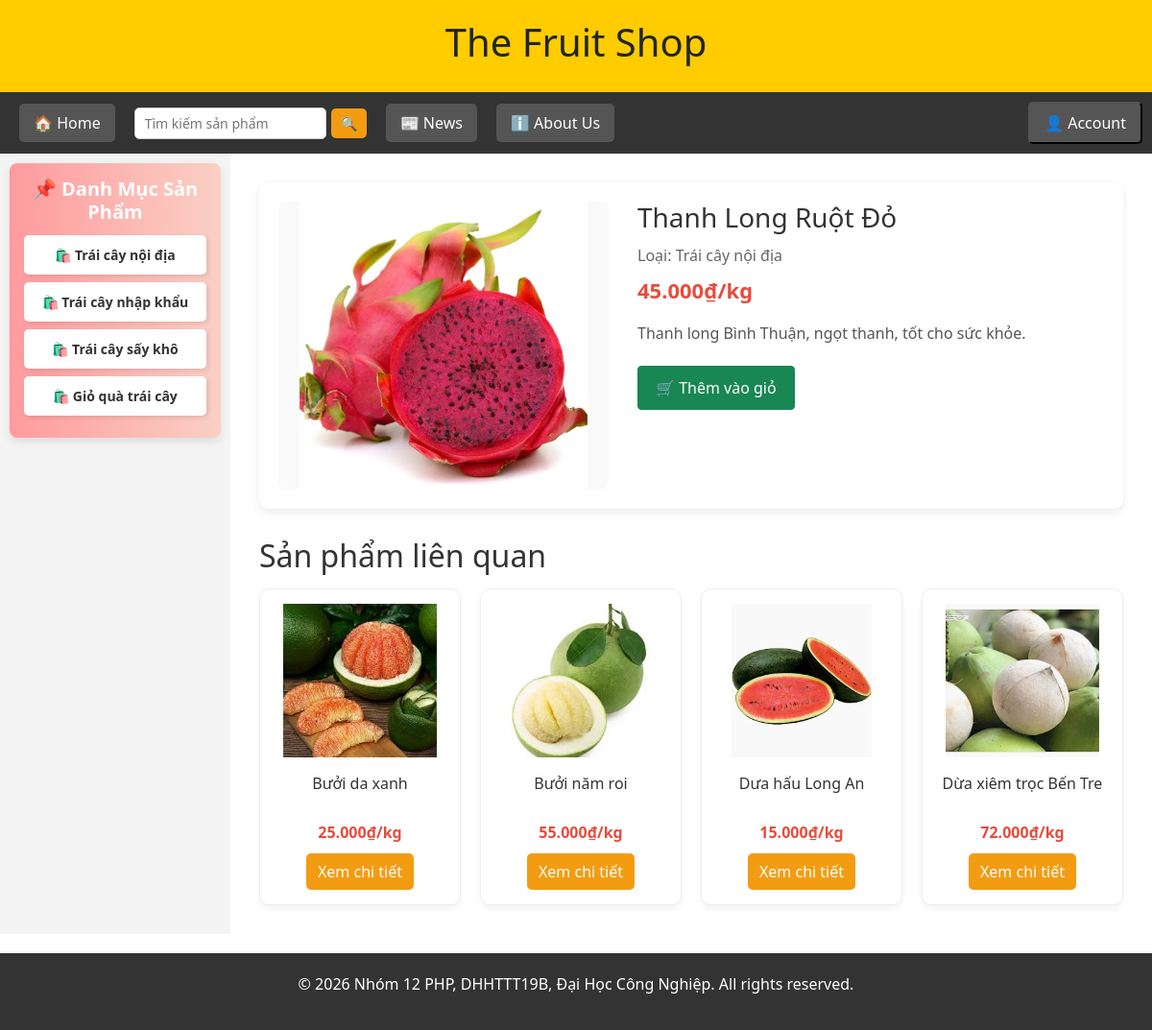
Screenshot of /pages/detail_products.php?id=2 with the database file from the repository.
### tables this page shows
CREATE TABLE `typeofproduct` (
  `id` int(11) NOT NULL,
  `typename` varchar(255) NOT NULL
);

CREATE TABLE `product` (
  `id` int(11) NOT NULL,
  `name` varchar(100) NOT NULL,
  `id_type` int(11) NOT NULL,
  `price` double NOT NULL,
  `image` varchar(255) NOT NULL,
  `description` text DEFAULT NULL
);

### models/clsProduct.php (called while the page is built, shortened)
<?php
class Product
{
    private $conn;
    public function __construct($connection)
    {
        $this->conn = $connection;
    }
    public function getProductsByType($typeID)
    {
        $typeID = intval($typeID);
        $sql = "SELECT * FROM product WHERE id_type = $typeID ORDER BY name ASC";
        $result = $this->conn->query($sql);
        return $result;
    }
    public function getProductById($productID)
    {
        $productID = intval($productID);
        $sql = "SELECT p.*, t.typename
                FROM product p
                LEFT JOIN typeofproduct t ON p.id_type = t.id
                WHERE p.id = $productID";
        $result = $this->conn->query($sql);
        return $result ? $result->fetch_assoc() : null;
    }
}

### pages/detail_products.php (the view, shortened to what this page needs)
<?php
include("../includes/connect.php");
require_once(__DIR__ . "/../models/clsProduct.php");
$productModel = new Product($conn);
$productId = isset($_GET['id']) ? intval($_GET['id']) : 0;
$product = null;
if ($productId > 0) {
    $product = $productModel->getProductById($productId);
}
?>
<!DOCTYPE html>
<html lang="vi">
<head>
    <link rel="stylesheet" href="/Fruit/bin/css/style.css">
    <link rel="stylesheet" href="/Fruit/bin/css/bootstrap.css">
    <link rel="stylesheet" href="/Fruit/bin/css/leftstyle.css">
    <link rel="stylesheet" href="/Fruit/bin/css/banner.css">
    <link rel="stylesheet" href="/Fruit/bin/css/filter_product.css">
    <link rel="stylesheet" href="/Fruit/bin/css/detail_products.css">
</head>
<body>
    <?php include("../includes/header.php"); ?>
    <?php include("../includes/banner.php"); ?>
    <div id="container">
        <div id="left"><?php include("../includes/left.php"); ?></div>
        <div id="right">
            <div class="detail-container">
                <?php if ($productId <= 0) : ?>
                    <div class="detail-error">
                        <h2>Không tìm thấy sản phẩm</h2>
                        <p>Vui lòng chọn một sản phẩm hợp lệ.</p>
                        <a class="detail-back" href="/Fruit/index.php">Quay lại trang chủ</a>
                    </div>
                <?php else : ?>
                    <div class="detail-card">
                        <div class="detail-image">
                            <img src="/Fruit/bin/images/<?php echo htmlspecialchars($product['image']); ?>" alt="<?php echo htmlspecialchars($product['name']); ?>">
                        </div>
                        <div class="detail-info">
                            <h1><?php echo htmlspecialchars($product['name']); ?></h1>
                            <p class="detail-type">Loại: <?php echo htmlspecialchars($product['typename']); ?></p>
                            <p class="detail-price">
                                <?php echo number_format($product['price'], 0, ',', '.'); ?>₫/kg
                            </p>
                            <p class="detail-desc"><?php echo htmlspecialchars($product['description']); ?></p>
                            <div class="detail-actions">
                                <button type="button" class='add-to-cart btn btn-success' data-id='<?php echo $product['id']; ?>' data-name='<?php echo htmlspecialchars($product['name']); ?>' data-price='<?php echo $product['price']; ?>' data-image='<?php echo htmlspecialchars($product['image']); ?>'>
                                    🛒 Thêm vào giỏ
                                </button>
                            </div>
                        </div>
                    </div>
                    <div class="related-section">
                        <h2>Sản phẩm liên quan</h2>
                        <div class="related-grid">
                            <?php
                            $relatedShown = 0;
                            $relatedResult = $productModel->getProductsByType(intval($product['id_type']));
                            if ($relatedResult && $relatedResult->num_rows > 0) {
                                while ($row = $relatedResult->fetch_assoc()) {
                                    if ($relatedShown >= 4) {
                                        break;
                                    }
                                    $relatedShown++;
                            ?>
                                    <div class="related-card">
                                        <img src="/Fruit/bin/images/<?php echo htmlspecialchars($row['image']); ?>" alt="<?php echo htmlspecialchars($row['name']); ?>">
                                        <h3><?php echo htmlspecialchars($row['name']); ?></h3>
                                        <p class="related-price"><?php echo number_format($row['price'], 0, ',', '.'); ?>₫/kg</p>
                                        <a class="related-detail" href="/Fruit/pages/detail_products.php?id=<?php echo $row['id']; ?>">Xem chi tiết</a>
                                    </div>
                            <?php
                                }
                            }
                            ?>
                        </div>
                    </div>
                <?php endif; ?>
            </div>
        </div>
    </div>
    <?php include("../includes/footer.php"); ?>
</body>
</html>

### includes/left.php
<?php
include("connect.php");
$sql = "SELECT * FROM typeofproduct";
$result = $conn->query($sql);
echo "<div class='category-list'>";
echo "<h2>📌 Danh Mục Sản Phẩm</h2>";
echo "<ul>";
if ($result && $result->num_rows > 0) {
    while ($row = $result->fetch_assoc()) {
        echo "<li>
                <a href='#' class='category-item' data-type='" . $row['id'] . "'>
                    🛍️ " . $row['typename'] . "
                </a>
              </li>";
    }
} else {
    echo "<li>Không có danh mục sản phẩm</li>";
}
echo "</ul>";
echo "</div>";

### bin/css/style.css (style rules this page uses)
#container { display: flex; }
#left { width: 20%; background: #f4f4f4; padding: 10px; }
#right { width: 80%; padding: 10px; }
.category-list { background: linear-gradient(to right, #ff9a9e, #fad0c4); padding: 15px; border-radius: 8px; box-shadow: 0 4px 10px rgba(0, 0, 0, 0.1); }
.category-list h2 { font-size: 20px; color: #fff; margin-bottom: 12px; text-align: center; font-weight: bold; }
.category-list ul { list-style: none; padding: 0; margin: 0; }
.category-list ul li { margin: 5px 0; }
.category-item { display: block; padding: 10px 12px; background: #ffffff; color: #333; text-decoration: none; font-size: 14px; font-weight: bold; border-radius: 5px; transition: all 0.3s ease-in-out; text-align: center; box-shadow: 2px 2px 5px rgba(0, 0, 0, 0.1); margin-bottom: 8px; }

### bin/css/leftstyle.css (style rules this page uses)
.category-list { background: linear-gradient(to right, #ff9a9e, #fad0c4); padding: 15px; border-radius: 8px; box-shadow: 0 4px 10px rgba(0, 0, 0, 0.1); }
.category-list h2 { font-size: 20px; color: #fff; margin-bottom: 12px; text-align: center; font-weight: bold; }
.category-list ul { list-style: none; padding: 0; margin: 0; }
.category-list ul li { margin: 5px 0; }
.category-item { display: block; padding: 10px 12px; background: #ffffff; color: #333; text-decoration: none; font-size: 14px; font-weight: bold; border-radius: 5px; transition: all 0.3s ease-in-out; text-align: center; box-shadow: 2px 2px 5px rgba(0, 0, 0, 0.1); margin-bottom: 8px; }

### bin/css/detail_products.css (style rules this page uses)
.detail-container { padding: 20px; width: 100%; box-sizing: border-box; }
.detail-card { display: flex; gap: 30px; background: #fff; border-radius: 10px; box-shadow: 0 4px 10px rgba(0, 0, 0, 0.08); padding: 20px; margin-bottom: 30px; }
.detail-image { flex: 0 0 40%; min-width: 280px; }
.detail-image img { width: 100%; height: 300px; object-fit: contain; border-radius: 8px; background: #fafafa; }
.detail-info { flex: 1; }
.detail-info h1 { font-size: 28px; margin-bottom: 10px; color: #333; }
.detail-type { color: #666; margin-bottom: 8px; }
.detail-price { font-size: 22px; color: #e74c3c; font-weight: bold; margin-bottom: 15px; }
.detail-desc { color: #555; line-height: 1.7; margin-bottom: 20px; }
.detail-actions .btn { padding: 10px 18px; font-size: 16px; }
.related-section h2 { margin-bottom: 15px; color: #333; }
.related-grid { display: grid; grid-template-columns: repeat(auto-fit, minmax(200px, 1fr)); gap: 20px; }
.related-card { background: #fff; border: 1px solid #eee; border-radius: 10px; padding: 15px; text-align: center; box-shadow: 0 4px 6px rgba(0, 0, 0, 0.05); transition: transform 0.2s; }
.related-card img { width: 100%; height: 160px; object-fit: contain; margin-bottom: 10px; }
.related-card h3 { font-size: 16px; color: #333; margin: 8px 0; height: 40px; overflow: hidden; }
.related-price { color: #e74c3c; font-weight: bold; margin-bottom: 10px; }
.related-detail { background: #f39c12; color: #fff; text-decoration: none; padding: 7px 12px; border-radius: 5px; display: inline-block; }

### rows the page displays
typeofproduct: typename "Trái cây nội địa"
typeofproduct: typename "Trái cây nhập khẩu"
typeofproduct: typename "Trái cây sấy khô"
typeofproduct: typename "Giỏ quà trái cây"
product: image (picture), name "Thanh Long Ruột Đỏ", id_type.typename "Trái cây nội địa", price "45.000", description "Thanh long Bình Thuận, ngọt thanh, tốt cho sức khỏe."
product: image (picture), name "Bưởi da xanh", price "25.000"
product: image (picture), name "Bưởi năm roi", price "55.000"
product: image (picture), name "Dưa hấu Long An", price "15.000"
product: image (picture), name "Dừa xiêm trọc Bến Tre", price "72.000"
